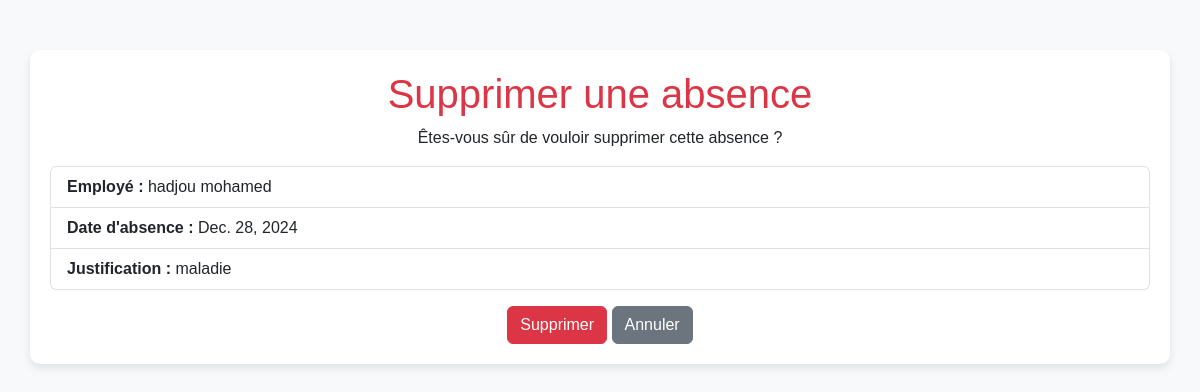
The app's page /supprimer-absence/5/ with its own data.
### admin_rh/models.py (models this page shows, shortened)
class Absence(models.Model):
    employe=models.ForeignKey(Employe, on_delete=models.CASCADE,related_name="rel_abs")
    date_Absence=models.DateField()
    justification=models.CharField(max_length=500)

class Employe(models.Model):
    nom = models.CharField(max_length=50)
    prenom = models.CharField(max_length=50)
    sexe = models.CharField(max_length=10,choices=[('M', 'HOMME'), ('F', 'FEMME')],default='M')
    adresse=models.CharField(max_length=250)
    date_naissance = models.DateField()
    email = models.EmailField(max_length=100)
    date_embauche = models.DateField()
    service = models.ForeignKey(Service, on_delete=models.CASCADE,related_name="rel_emp")

### admin_rh/views.py (the view, shortened to what this page needs)
# urls.py: path('supprimer-absence/<int:pk>/', views.supprimerAbsence, name='supprimerAbsence'),
def supprimerAbsence(request, pk):
    absence = get_object_or_404(Absence, pk=pk)
    return render(request, 'supprimer_absence.html', {'absence': absence})

### admin_rh/templates/supprimer_absence.html (shortened to what this page needs)
<!DOCTYPE html>
<html lang="en">
<head>
    <link href="https://cdn.jsdelivr.net/npm/bootstrap@5.3.0/dist/css/bootstrap.min.css" rel="stylesheet">
</head>
<body>
    <div class="container">
        <h1 class="text-center text-danger">Supprimer une absence</h1>
        <p class="text-center">Êtes-vous sûr de vouloir supprimer cette absence ?</p>
        <ul class="list-group mb-3">
            <li class="list-group-item"><strong>Employé :</strong> {{ absence.employe.nom }} {{ absence.employe.prenom }}</li>
            <li class="list-group-item"><strong>Date d'absence :</strong> {{ absence.date_Absence }}</li>
            <li class="list-group-item"><strong>Justification :</strong> {{ absence.justification }}</li>
        </ul>
        <form method="post" class="text-center">
            <button type="submit" class="btn btn-danger">Supprimer</button>
            <a href="{% url 'listeAbsences' %}" class="btn btn-secondary">Annuler</a>
        </form>
    </div>
</body>
</html>

### admin_rh/templates/supprimer_absence.html (style rules this page uses)
body { background-color: #f8f9fa; font-family: Arial, sans-serif; }
.container { margin-top: 50px; background: white; padding: 20px; border-radius: 10px; box-shadow: 0 4px 8px rgba(0, 0, 0, 0.1); }

### records on screen
Absence: employe.nom "hadjou", employe.prenom "mohamed", date_Absence "Dec. 28, 2024", justification "maladie"
